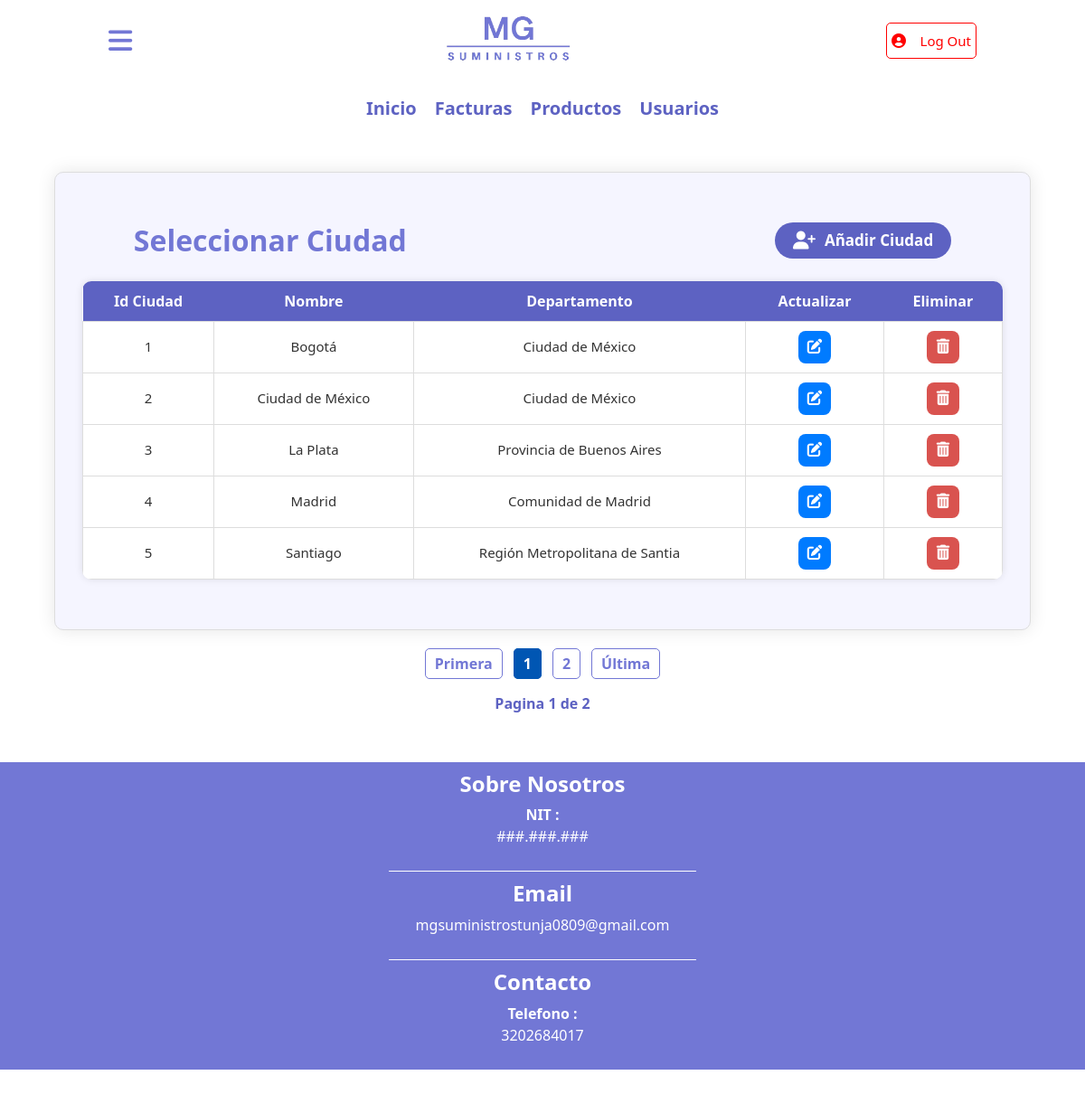
Page /ciudad/select.php (signed in) on the committed database.
### tables this page shows
CREATE TABLE `ciudad` (
  `id_ciudad` int(11) NOT NULL,
  `nombre` varchar(30) NOT NULL,
  `id_departamento` int(11) NOT NULL
);

CREATE TABLE `departamento` (
  `id_departamento` int(11) NOT NULL,
  `nombre` varchar(30) NOT NULL,
  `id_pais` int(11) NOT NULL
);

### ciudad/select.php (the view, shortened to what this page needs)
<!DOCTYPE html>
<html lang="en">
<head>
    <link href="https://cdn.jsdelivr.net/npm/bootstrap@5.3.3/dist/css/bootstrap.min.css"
          rel="stylesheet"
>
    <link rel="stylesheet" href="../CSS/styles.css">
</head>
<body>
    <?php require_once('../config/database.php');?>
    <?php include('../temp/header.php') ?>
    <?php include('../temp/contenido.php') ?>
    <div id="contenido">
        <form action="select.php" method="POST" name="select">
            <fieldset>
                <legend id="titulo-form">
                    <h2>Seleccionar Ciudad</h2>
                    <a href="insert.php" id="btn-insertar">
                      <i class="fa-solid fa-user-plus"></i>
                      <p>Añadir Ciudad</p>
                    </a>
                </legend>
                <table class="tabla_roles">
                    <tr>
                        <th>Id Ciudad</th>
                        <th>Nombre</th>
                        <th>Departamento</th>
                        <th>Actualizar</th>
                        <th>Eliminar</th>
                    </tr>
                <?php
                $sql_registros = mysqli_query($conexion,'SELECT COUNT(*) AS total FROM ciudad');
                $result_registros = mysqli_fetch_array($sql_registros);
                $total = $result_registros['total'];
                $por_pagina = 5;
                $pagina = empty($_GET['PAGINA'])?1:$_GET['PAGINA'];
                $desde = ($pagina - 1) * $por_pagina;
                $total_paginas = ceil($total / $por_pagina);
                $consulta = "
                SELECT ciudad.id_ciudad, ciudad.nombre, departamento.nombre AS departamento
                FROM ciudad
                INNER JOIN departamento ON ciudad.id_departamento = departamento.id_departamento
                LIMIT $desde,$por_pagina";
                $ejecutar = mysqli_query($conexion, $consulta);
                if(mysqli_num_rows($ejecutar)>0){
                    while($fila = mysqli_fetch_assoc($ejecutar)){
                        $id_ciudad = $fila['id_ciudad'];
                        $nom = $fila['nombre'];
                        $departamento = $fila['departamento'];
                        echo "
                    <tr>
                      <td>$id_ciudad</td>
                      <td>$nom</td>
                      <td>$departamento</td>
                      <td>
                        <a class='btn-accion btn-actualizar' href='update.php?ACTUALIZAR=$id_ciudad' title='Actualizar'>
                          <i class='fa-solid fa-pen-to-square'></i>
                        </a>
                      </td>
                      <td>
                        <a class='btn-accion btn-eliminar' href='select.php?ELIMINAR=$id_ciudad' title='Eliminar' onclick=\"return confirm('¿Desea eliminar este rol?');\">
                          <i class='fa-solid fa-trash-can'></i>
                        </a>
                      </td>
                    </tr>
                  ";
                }
              } else {
                echo "<tr><td colspan='4'>No hay Ciudades registradas.</td></tr>";
              }
                ?>
            </table>
            </fieldset>
        </form>
        <div class="paginador">
            <?php
                echo "<a href='select.php?PAGINA=1' class='link-pagina'>Primera</a>";
                for ($i = 1; $i <= $total_paginas; $i++) {
                $pagina = empty($_GET['PAGINA']) ? 1 : $_GET['PAGINA'];
                $clase_activa = ($i == $pagina) ? "link-activa" : "link-pagina";
                echo "<a href='select.php?PAGINA=$i' class='$clase_activa'>$i</a>";
                }
                echo "<a href='select.php?PAGINA=$total_paginas' class='link-pagina'>Última</a>";
                echo "<br>";
                echo "<p class='info_pagina'>Pagina $pagina de $total_paginas</p>"
            ?>
        </div>
    </div>
    <?php include('../temp/footer.php') ?>
</body>
</html>

### temp/header.php (shortened to what this page needs)
<!DOCTYPE html>
<html lang="es">
<head>
    <link href="https://cdn.jsdelivr.net/npm/bootstrap@5.3.3/dist/css/bootstrap.min.css"
          rel="stylesheet"
>
    <link rel="stylesheet" href="../CSS/styles.css">
</head>
<body>
    <header>
        <div id="divHEADER">
            <label for="check" class="mostrar-menu">
                <i class="fa-solid fa-bars"></i>
            </label>
            <img src="../img/header/logoPRO.png">
             <a class="btnOUT" href="../login/logout.php">
                <i class="fa-solid fa-circle-user"></i>
                <p style="font-size: 15px;">Log Out</p>
            </a>
        </div>
    </header>
    <nav>
        <div id="divNAV">
            <div id="listaNAV">
                <p><a href="../inicio/inicio.php"><b>Inicio</b></a></p>
                <p><a href="../compra/select.php"><b>Facturas</b></a></p>
                <p><a href="../producto/select.php"><b>Productos</b></a></p>
                <p><a href="../persona/select.php"><b>Usuarios</b></a></p>
            </div>
        </div>
    </nav>

### temp/contenido.php (shortened to what this page needs)
<!DOCTYPE html>
<html lang="es">
<head>
    <link href="https://cdn.jsdelivr.net/npm/bootstrap@5.3.3/dist/css/bootstrap.min.css"
          rel="stylesheet"
>
    <link rel="stylesheet" href="../CSS/styles.css">
</head>
<body>
    <div id="contenido">
        <br>
</body>

### temp/footer.php (shortened to what this page needs)
<!DOCTYPE html>
<html lang="es">
<head>
    <link href="https://cdn.jsdelivr.net/npm/bootstrap@5.3.3/dist/css/bootstrap.min.css"
          rel="stylesheet"
>
    <link rel="stylesheet" href="../CSS/styles.css">
</head>
<body>
    <footer>
        <div id="contenido-FOOTER">
            <article class="artFOOTER">
                <h4><b>Sobre Nosotros</b></h4>
                <p><b>NIT : </b><br>###.###.###</p>
            </article>
            <article id="footerMITAD" class="artFOOTER">
                <h4><b>Email</b></h4>
                <p>mgsuministrostunja0809@gmail.com</p>
            </article>
            <article class="artFOOTER">
                <h4><b>Contacto</b></h4>
                <p><b>Telefono : </b><br>3202684017</p>
            </article>
        </div>
    </footer>
</body>

### rows in the picture
ciudad: id_ciudad "1", nombre "Bogotá", id_departamento.nombre "Ciudad de México"
ciudad: id_ciudad "2", nombre "Ciudad de México", id_departamento.nombre "Ciudad de México"
ciudad: id_ciudad "3", nombre "La Plata", id_departamento.nombre "Provincia de Buenos Aires"
ciudad: id_ciudad "4", nombre "Madrid", id_departamento.nombre "Comunidad de Madrid"
ciudad: id_ciudad "5", nombre "Santiago", id_departamento.nombre "Región Metropolitana de Santia"

### other values in the picture
$pagina "1"
$total_paginas "2"
